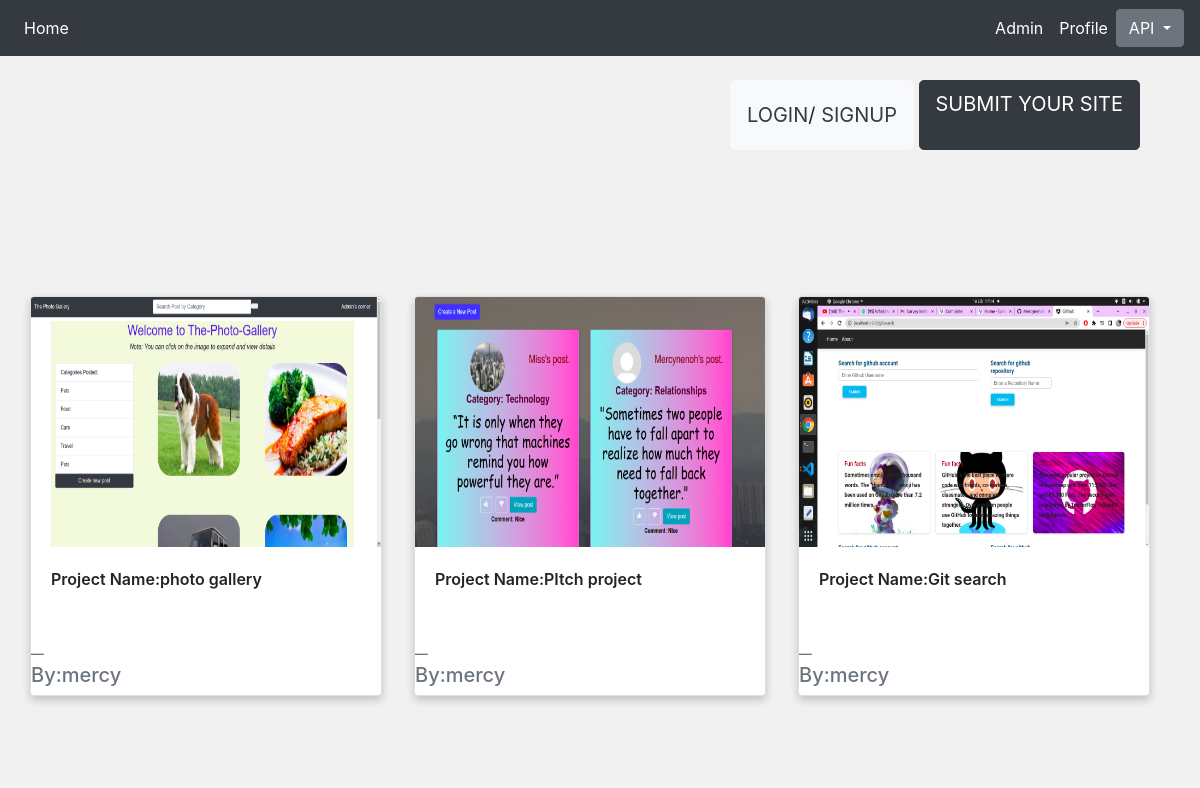
The app's page /, older data.
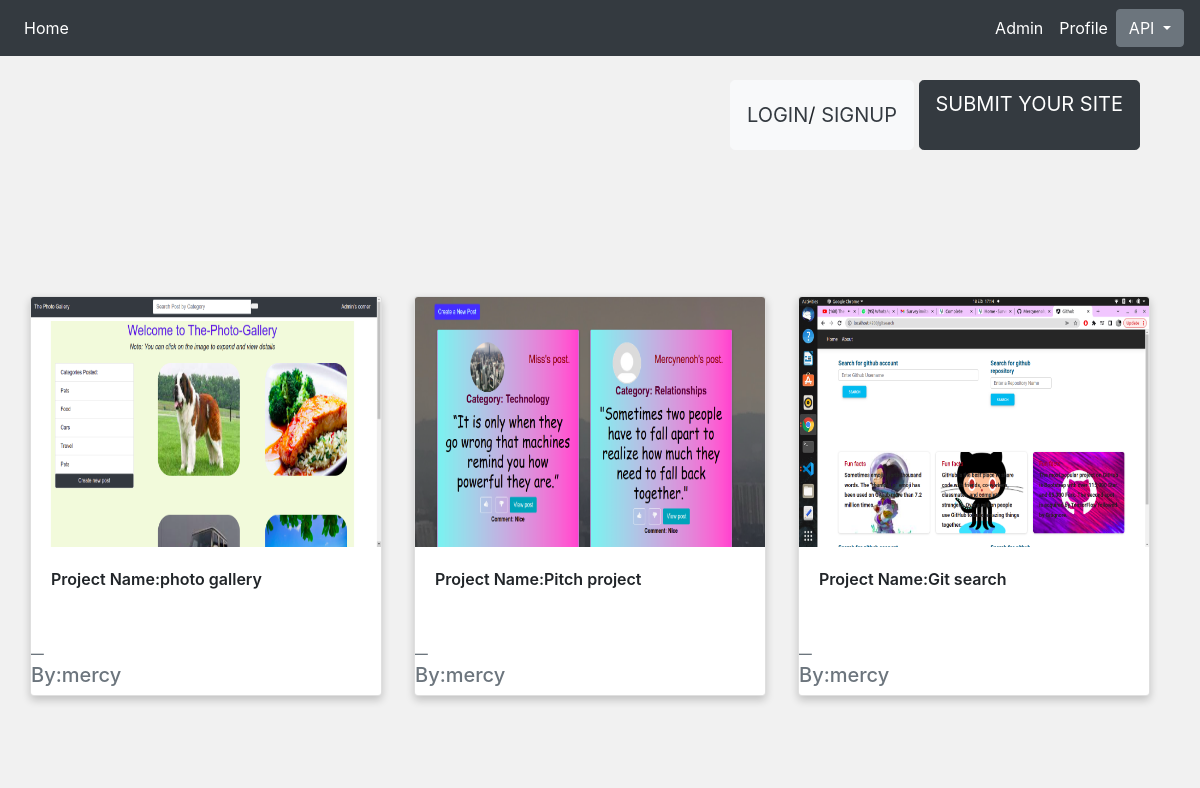
The same page, newer data.
### ratings/models.py (models this page shows, shortened)
class Project(models.Model):
    image = models.ImageField(upload_to = 'articles/',default='IMAGE')
    title =  models.CharField(max_length =30)
    description = models.TextField()
    link = models.CharField(max_length =100)
    author = models.ForeignKey(User, on_delete=models.CASCADE)

### ratings/views.py (the view)
# urls.py: path('', ProjectList.as_view(), name='list'),
class ProjectList(ListView):
    model = Project
    template_name = 'project/project_list.html'
    def get_queryset(self):
        return Project.objects.all()

### ratings/templates/project/project_list.html (shortened to what this page needs)
{%extends 'project/base.html'%}
{% block content %}
<div class="container-fluid">
    <div style="height:30vh" class="text-right">
        {% if user.is_authenticated %}
        <a href="/logout/"class="btn btn-light btn-lg mt-4">LOGOUT</a>
        {% else %}
        <button class="btn btn-light btn-lg mt-4">
         <a href="/login/" class="text-dark">LOGIN</a>/
          <a href="register" class="text-dark">SIGNUP</a></button>
          {% endif %}
     <a class="btn btn-dark btn-lg mt-4 " href="{% url 'new' %}">SUBMIT YOUR SITE</a>
    </div>
    <div class="row">
            <div class="row">
                {% for image in object_list %}
                <div class="column">
                <div class="card" style="width: 22rem;">
                    <a
                    class="open-image"
                    href="{% url 'image' image.id %}"
                    data-popup-url="{% url 'image' image.id %}}"
                    > <img src="{{image.image.url}}" class="card-img-top" height="250px" alt="Fissure in Sandstone"/></a>
                    <div class="card-body">
                      <p class="card-text">Project Name:{{ image.title }}</p>
                    </div>
                    <footer class="blockquote-footer"><h5>By:{{ image.author }}</h5></footer>
                  </div>
            </div>
            {% endfor %}
        </div>
    </div>
</div>
{% endblock %}

Row changes from the older to the newer data that the page shows:
changed Project: title "PItch project" → "Pitch project"
